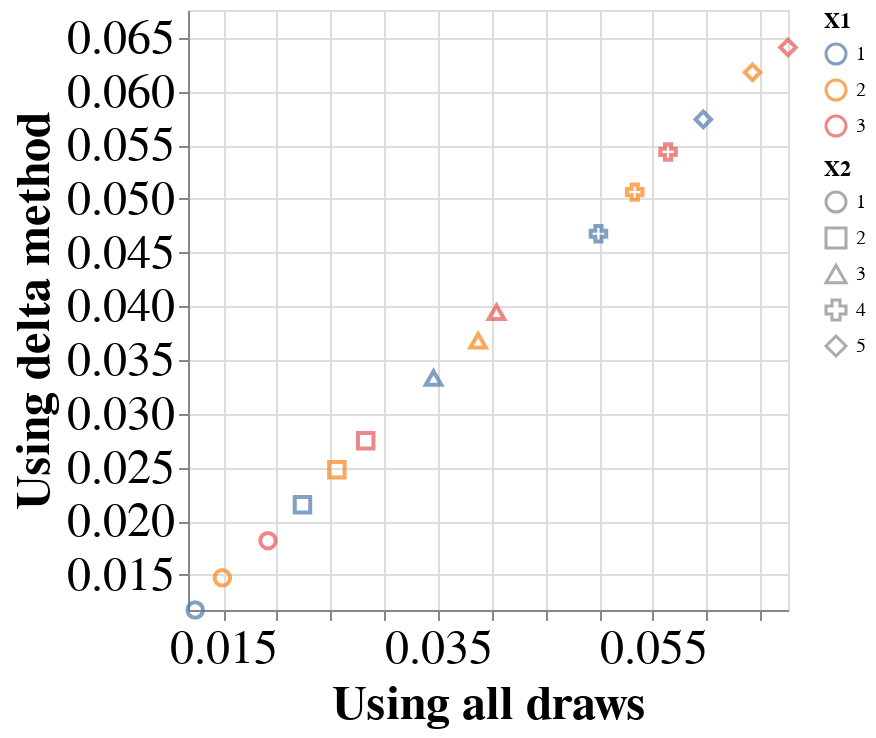

Notebook code for this chart:
### Code cell
delta_method = pd.DataFrame({'X1': x1, \
                             'X2': x2, \
                             'delta_method': np.diag(covariance_mean)})
all_draws = pd.DataFrame({'X1': x1, \
                          'X2': x2, \
                          'all_draws': np.diag(covariance_draws)})
df_both = delta_method.merge(all_draws, how='inner', \
    left_on=['X1', 'X2'], \
    right_on=['X1', 'X2'])
min_x = min(df_both['delta_method'].min(), df_both['all_draws'].min())
max_x = max(df_both['delta_method'].max(), df_both['all_draws'].max())
chart = alt.Chart(df_both).mark_point(size=60).encode(
    x=alt.X('all_draws:Q', scale=alt.Scale(domain=[min_x, max_x], zero=False), axis=alt.Axis(title='Using all draws')),
    y=alt.Y('delta_method:Q', scale=alt.Scale(domain=[min_x, max_x], zero=False), axis=alt.Axis(title='Using delta method')),
    color=alt.Color('X1:N', legend=alt.Legend(title='X1')),
    shape=alt.Shape('X2:N', legend=alt.Legend(title='X2'))
).configure_axis(
    labelFontSize=24,
    titleFontSize=24
)
chart

### Figure 1 — Vega-Lite specification as saved in the notebook (floating-point values rounded to 4 significant figures)
{"config": {"view": {"continuousWidth": 300, "continuousHeight": 300}, "axis": {"labelFontSize": 24, "titleFontSize": 24}}, "data": {"name": "data-41ce97f2d0f62f6b1a5d56efd0be5e01"}, "mark": {"type": "point", "size": 60}, "encoding": {"color": {"field": "X1", "legend": {"title": "X1"}, "type": "nominal"}, "shape": {"field": "X2", "legend": {"title": "X2"}, "type": "nominal"}, "x": {"axis": {"title": "Using all draws"}, "field": "all_draws", "scale": {"domain": [0.01174, 0.06759], "zero": false}, "type": "quantitative"}, "y": {"axis": {"title": "Using delta method"}, "field": "delta_method", "scale": {"domain": [0.01174, 0.06759], "zero": false}, "type": "quantitative"}}, "$schema": "https://vega.github.io/schema/vega-lite/v5.17.0.json", "datasets": {"data-41ce97f2d0f62f6b1a5d56efd0be5e01": [{"X1": 1, "X2": 1, "delta_method": 0.01174, "all_draws": 0.0124}, {"X1": 2, "X2": 1, "delta_method": 0.01473, "all_draws": 0.01494}, {"X1": 3, "X2": 1, "delta_method": 0.01819, "all_draws": 0.01919}, {"X1": 1, "X2": 2, "delta_method": 0.02154, "all_draws": 0.02239}, {"X1": 2, "X2": 2, "delta_method": 0.02478, "all_draws": 0.0256}, {"X1": 3, "X2": 2, "delta_method": 0.0275, "all_draws": 0.02828}, {"X1": 1, "X2": 3, "delta_method": 0.03333, "all_draws": 0.03459}, {"X1": 2, "X2": 3, "delta_method": 0.0368, "all_draws": 0.03874}, {"X1": 3, "X2": 3, "delta_method": 0.03945, "all_draws": 0.04045}, {"X1": 1, "X2": 4, "delta_method": 0.04676, "all_draws": 0.04994}, {"X1": 2, "X2": 4, "delta_method": 0.05064, "all_draws": 0.05332}, {"X1": 3, "X2": 4, "delta_method": 0.05437, "all_draws": 0.05642}, {"X1": 1, "X2": 5, "delta_method": 0.0574, "all_draws": 0.0597}, {"X1": 2, "X2": 5, "delta_method": 0.06178, "all_draws": 0.06428}, {"X1": 3, "X2": 5, "delta_method": 0.0641, "all_draws": 0.06759}]}}
